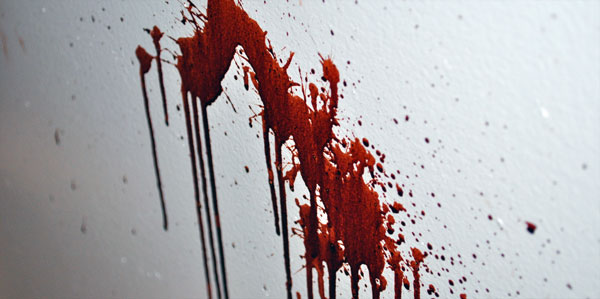
#> input picture images/blood_spatter.jpg, 600 x 299 px
$ python main.py
#> lines starting #> are read from the running program, lines starting #| are printed output that depends on the picture; after the words box and inside, x2 and y2 are one past the last pixel; in counts of white or black regions, pixels touching at a corner belong together
import cv2
import numpy as np
import os
import math


def read_input_image(images_folder: str, image_name: str = "blood_spatter.jpg") -> np.ndarray:

#> called with images_folder = 'images', image_name = 'blood_spatter.jpg'
    image_path = os.path.join(images_folder, image_name)
    if not os.path.exists(image_path):
        raise FileNotFoundError(
            f"Input image not found at '{image_path}'. "
            f"Please place your blood spatter image (e.g., blood_spatter.jpg) in the 'images/' folder."
        )
    image = cv2.imread(image_path)
#> image is the input picture: shape (299, 600, 3); mean B, G, R 168.5, 165.9, 173
    if image is None:
        raise ValueError(f"Failed to load image from '{image_path}'. Check file format.")
    return image


def preprocess_image(image: np.ndarray) -> tuple[np.ndarray, np.ndarray, np.ndarray]:


    grayscale = cv2.cvtColor(image, cv2.COLOR_BGR2GRAY)
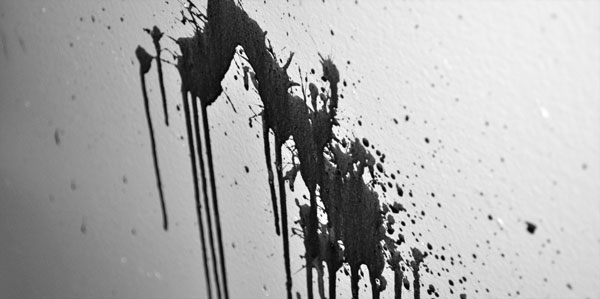
#> grayscale: shape (299, 600); min 0, max 255, mean 168.4
    kernel_size = (5, 5)
    sigma = 0
    blurred = cv2.GaussianBlur(grayscale, kernel_size, sigma)
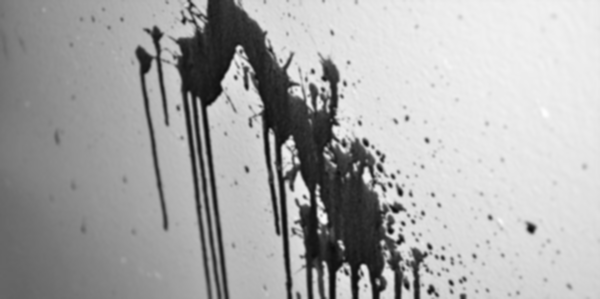
#> blurred: shape (299, 600); min 12, max 253, mean 168.4
    low_threshold = 50
    high_threshold = 150
    edges = cv2.Canny(blurred, low_threshold, high_threshold)
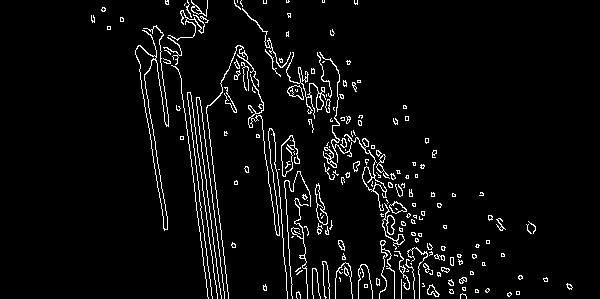
#> edges: shape (299, 600); 4.6% white in thin lines or dots, all inside (x1, y1, x2, y2) = (91, 0, 573, 299)

    return grayscale, blurred, edges


def detect_droplet_contours(
    edges: np.ndarray, min_area: int = 100
) -> list[np.ndarray]:


#> called with min_area = 100
    contours, _ = cv2.findContours(
        edges, cv2.RETR_EXTERNAL, cv2.CHAIN_APPROX_SIMPLE
    )
#> contours = 197 contours, 163 with area under 20; largest, box (x1, y1, x2, y2) and area: (135, 25, 169, 231) 950, (344, 134, 387, 211) 306, (315, 183, 328, 225) 229, (382, 203, 405, 250) 186, (286, 52, 326, 119) 142


    droplet_contours = [c for c in contours if cv2.contourArea(c) >= min_area]
#> droplet_contours = 7 contours; box (x1, y1, x2, y2) and area: (135, 25, 169, 231) 950, (344, 134, 387, 211) 306, (315, 183, 328, 225) 229, (382, 203, 405, 250) 186, (286, 52, 326, 119) 142, (287, 85, 304, 100) 140, (389, 201, 407, 214) 117

    return droplet_contours


def extract_geometric_features(contour: np.ndarray) -> tuple[float, float, float]:

    area = cv2.contourArea(contour)


    rect = cv2.minAreaRect(contour)
    rect_width, rect_height = rect[1]

    width = min(rect_width, rect_height)
    length = max(rect_width, rect_height)

    return area, width, length


def estimate_angle_of_impact(width: float, length: float) -> float:

    if length <= 0 or width < 0:
        return 0.0
    ratio = width / length

    ratio = max(0.0, min(1.0, ratio))
    angle_rad = math.asin(ratio)
    angle_deg = math.degrees(angle_rad)
    return angle_deg


def main() -> None:

    script_dir = os.path.dirname(os.path.abspath(__file__))
    project_root = os.path.dirname(script_dir)
    images_folder = os.path.join(project_root, "images")


    input_image_name = "blood_spatter.jpg"


    min_contour_area = 100


    image = read_input_image(images_folder, input_image_name)
    print("Input image loaded successfully.\n")


    grayscale, blurred, edges = preprocess_image(image)


    contours = detect_droplet_contours(edges, min_area=min_contour_area)
#> contours has the same summary as droplet_contours in detect_droplet_contours
    print(f"Detected {len(contours)} droplet(s).\n")
#| Detected 7 droplet(s).

    output_image = image.copy()

    print("-" * 60)
    print("Droplet Analysis Results")
    print("-" * 60)

    for idx, contour in enumerate(contours, start=1):
        area, width, length = extract_geometric_features(contour)
        angle_deg = estimate_angle_of_impact(width, length)


        rect = cv2.minAreaRect(contour)
        box = cv2.boxPoints(rect)
        box = np.intp(box)
        cv2.drawContours(output_image, [box], 0, (0, 255, 0), 2)


        print(f"Droplet ID/Index    : {idx}")
        print(f"Extracted Area     : {area:.2f} px²")
        print(f"Extracted Width    : {width:.2f} px")
        print(f"Extracted Length   : {length:.2f} px")
        print(f"Angle of Impact    : {angle_deg:.2f}°")
        print("-" * 60)
#> this loop made 7 passes
#> (area, rect, rect_width in extract_geometric_features, rect_height in extract_geometric_features, width, length, ratio in estimate_angle_of_impact, angle_rad in estimate_angle_of_impact) on passes 1 to 7: (186.5, ((389.1, 226.2), (15.49, 45.8), -27.9), 15.49, 45.8, 15.49, 45.8, 0.338, 0.345), (117, ((397, 208.5), (12.02, 16.26), -45), 12.02, 16.26, 12.02, 16.26, 0.739, 0.832), (229, ((318.9, 204.3), (9.93, 41.7), -14.47), 9.93, 41.7, 9.93, 41.7, 0.238, 0.241), (305.5, ((369.2, 169.8), (20.17, 84.8), -22.89), 20.17, 84.8, 20.17, 84.8, 0.238, 0.24), (140, ((295, 92), (14, 16), -90), 14, 16, 14, 16, 0.875, 1.07), (142.5, ((306.3, 83.11), (26.84, 68.17), -29.93), 26.84, 68.17, 26.84, 68.17, 0.394, 0.405), (949.5, ((154.2, 127.9), (29.19, 205.1), -3.58), 29.19, 205.1, 29.19, 205.1, 0.142, 0.143)
#> (printed output is left out)
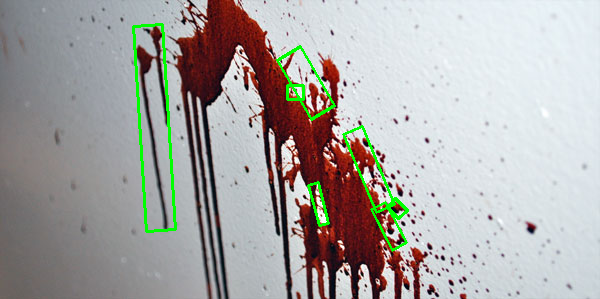
#> output_image: shape (299, 600, 3); 1.86% of pixels changed, all inside (x1, y1, x2, y2) = (132, 23, 409, 252)

    window_name = "Blood Spatter Analysis - Processed Image (bounding boxes)"
    cv2.imshow(window_name, output_image)
    print("\nProcessed image displayed. Press any key in the window to close.")
    cv2.waitKey(0)
    cv2.destroyAllWindows()


if __name__ == "__main__":
    main()
